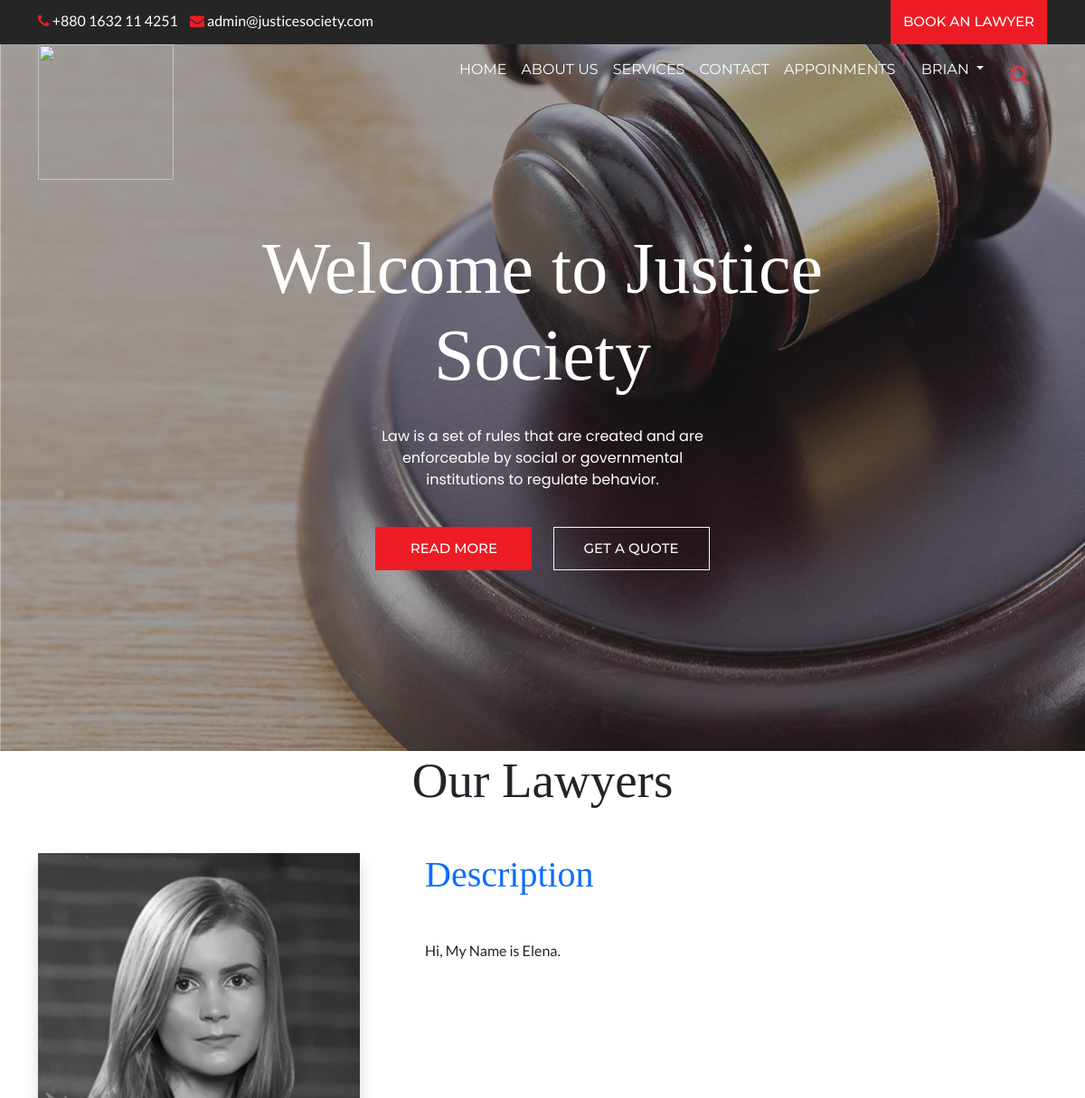
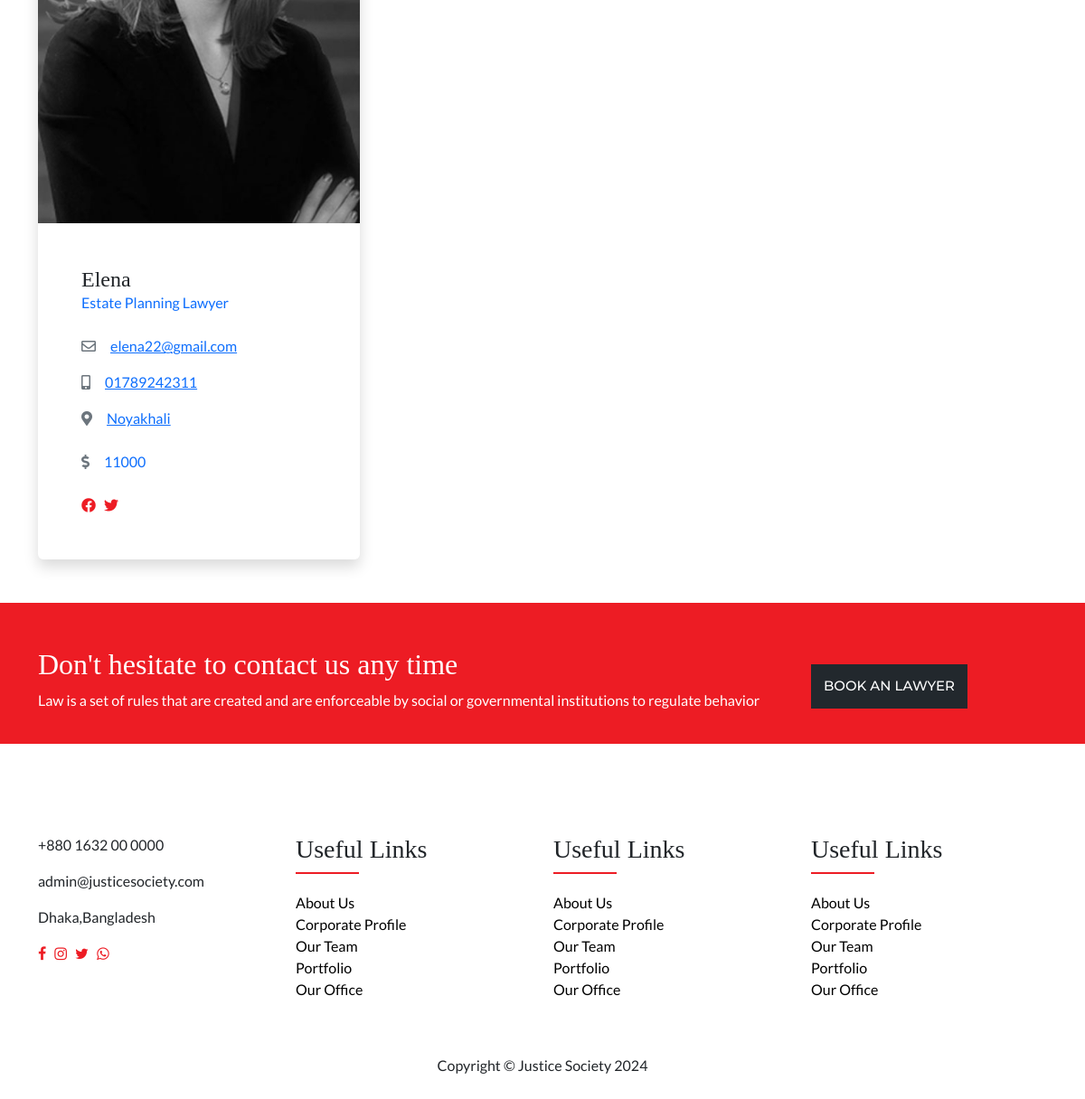
Page /lawyer/lawyerreadmore.php?email=elena22@gmail.com (signed in) on the committed database (2 pictures, top to bottom).
### tables this page shows
CREATE TABLE `lawyers` (
  `email` varchar(700) NOT NULL,
  `password` text NOT NULL,
  `name` text NOT NULL,
  `categoryid` int(11) NOT NULL,
  `rate` int(11) NOT NULL,
  `description` varchar(2000) NOT NULL,
  `phonenumber` text NOT NULL,
  `bkashnumber` text NOT NULL,
  `location` text NOT NULL,
  `picture` text NOT NULL,
  `joindate` datetime NOT NULL DEFAULT current_timestamp()
);

CREATE TABLE `lawyercategories` (
  `id` int(11) NOT NULL,
  `category` varchar(700) NOT NULL,
  `description` varchar(3000) NOT NULL,
  `image` varchar(400) NOT NULL
);

### lawyer/lawyerreadmore.php (the view)
<?php include 'header.php' ?>
<div class="container" id="details">
    <div class="row justify-content-center mb-5">
        <div class="col-md-12 text-center">
            <div class="section-title-main">
                <h2 class="section-title">Our Lawyers</h2>
            </div>
        </div>
        <?php
        $email = $_GET['email'];
        $query = "select * from lawyers where email='" . $email . "';";
        $result = $conn->query($query);
        if ($result->num_rows > 0) {
            while ($row = $result->fetch_assoc()) {
                $email = $row['email'];
                $name = $row['name'];
                $categoryid = $row['categoryid'];
                $phonenumber = $row['phonenumber'];
                $picture = $row['picture'];
                $location = $row['location'];
                $rate = $row['rate'];
                $description = $row['description'];
                $query1 = "select * from lawyercategories where id=" . $categoryid . ";";
                $result1 = $conn->query($query1);
                $category = "";
                if ($result1->num_rows > 0) {
                    while ($row1 = $result1->fetch_assoc()) {
                        $category = $row1['category'];
                    }
                }
        ?>
                <div class="col-md-7 col-lg-4 mb-5 mb-lg-0 wow fadeIn">
                    <div class="card border-0 shadow">
                        <img src="images/<?php echo $picture ?>" alt="image">
                        <div class="card-body p-1-9 p-xl-5">
                            <div class="mb-4">
                                <h3 class="h4 mb-0"><?php echo $name ?></h3>
                                <span class="text-primary"><?php echo $category ?></span>
                            </div>
                            <ul class="list-unstyled mb-4">
                                <li class="mb-3"><a href="#"><i class="far fa-envelope display-25 me-3 text-secondary"></i><?php echo $email ?></a></li>
                                <li class="mb-3"><a href="#"><i class="fas fa-mobile-alt display-25 me-3 text-secondary"></i><?php echo $phonenumber ?></a></li>
                                <li><a href="#"><i class="fas fa-map-marker-alt display-25 me-3 text-secondary"></i><?php echo $location ?></a></li>
                                <br><li><a href="#"class= "text-decoration-none"><i class="fas fa-dollar display-25 me-3 text-secondary"></i></i><?php echo $rate ?></a></li>
                            </ul>
                            <ul class="top-social">
									<?php
									$query1 = "select * from socialmedia where email='" . $email . "';";
									$result1 = $conn->query($query1);
									$facebook = "";
									$instagram = "";
									$twitter = "";
									$whatsapp = "";
									if ($result1->num_rows > 0) {
										while ($row1 = $result1->fetch_assoc()) {
											$facebook = $row1['facebook'];
											$instagram = $row1['instagram'];
											$twitter = $row1['twitter'];
											$whatsapp = $row1['whatsapp'];
										}
									}
									if($facebook!=""){
                                    ?>
                                    <li><a target=”_blank” href="https://web.facebook.com/<?php echo $facebook ?>" class="rounded-3"><i class="fab fa-facebook-f"></i></a></li> <?php } if($instagram!=""){ ?>
                                    <li><a target=”_blank” href="https://www.instagram.com/<?php echo $instagram ?>" class="rounded-3"><i class="fab fa-instagram"></i></a></li> <?php } if($twitter!=""){ ?>
                                    <li><a target=”_blank” href="https://twitter.com/<?php echo $twitter ?>" class="rounded-3"><i class="fab fa-twitter"></i></a></li> <?php } if($whatsapp!=""){ ?>
                                    <li><a target=”_blank” href="https://api.whatsapp.com/send?phone=<?php echo $whatsapp ?>" class="rounded-3"><i class="fab fa-whatsapp"></i></a></li> <?php }?>
								</ul>
                        </div>
                    </div>
                </div>
                <div class="col-lg-8">
                    <div class="ps-lg-1-6 ps-xl-5">
                        <div class="mb-5 wow fadeIn">
                            <div class="text-start mb-1-6 wow fadeIn">
                                <h2 class="h1 mb-5 text-primary">Description</h2>
                            </div>
                            <p><?php echo $description ?></p>
                        </div>
                    </div>
                </div>
    </div>
<?php
            }
        }
?>
</div>
<?php include 'footer.php' ?>

### lawyer/header.php (shortened to what this page needs)
<?php
require_once("../dbconnection.php");
$email = $_SESSION['email'];
$query = "select * from lawyers where email='" . $email . "';";
$result = $conn->query($query);
$name = "";
if ($result->num_rows > 0) {
    while ($row = $result->fetch_assoc()) {
        $name = $row['name'];
    }
}
?>
<!doctype html>
<html>
<head>
    <link href="https://cdn.jsdelivr.net/npm/bootstrap@5.2.0/dist/css/bootstrap.min.css" rel="stylesheet">
    <link rel="stylesheet" href="https://cdnjs.cloudflare.com/ajax/libs/font-awesome/4.7.0/css/font-awesome.css" />
    <link rel="stylesheet" href="https://cdnjs.cloudflare.com/ajax/libs/OwlCarousel2/2.3.4/assets/owl.carousel.css" />
    <link rel="stylesheet" href="https://cdnjs.cloudflare.com/ajax/libs/OwlCarousel2/2.3.4/assets/owl.theme.default.min.css" />
    <link rel="stylesheet" href="https://cdnjs.cloudflare.com/ajax/libs/font-awesome/5.13.1/css/all.min.css" />
    <link rel="stylesheet" href="https://cdn.jsdelivr.net/npm/ti-icons@0.1.2/css/themify-icons.css">
    <link rel="stylesheet" href="../css/style.css" type="text/css">
    <link rel="stylesheet" href="style.css" type="text/css">
</head>
<body>
    <div class="top-header">
        <div class="container">
            <div class="row">
                <div class="col-lg-6">
                    <div class="top-contact">
                        <ul>
                            <li><a href="tel:+62 800 9000 123"> <i class="fa fa-phone"></i> +880 1632 11 4251</a> </li>
                            <li><a href="mailto:mail@yoursite.com"> <i class="fa fa-envelope"></i> admin@justicesociety.com</a> </li>
                        </ul>
                    </div>
                </div>
                <div class="col-lg-6">
                    <div class="top-right-info">
                        <a href="lawyers.php?#lawyers" class="btn btn-primary">book an lawyer</a>
                    </div>
                </div>
            </div>
        </div>
    </div>
    <header>
        <div class="container">
            <nav class="navbar navbar-expand-lg navbar-light bg-light">
                <div class="container-fluid">
                    <a class="navbar-brand" href="index.php"><img src="../images/Attorney at Law Logo.png" alt="" class="position-absolute top-0 start-0" height='150px' width='150px'></a>
                    <div class="collapse navbar-collapse" id="navbarSupportedContent">
                        <ul class="navbar-nav ms-auto mb-2 mb-lg-0">
                            <li class="nav-item">
                                <a class="nav-link " href="index.php?">Home</a>
                            </li>
                            <li class="nav-item">
                                <a class="nav-link" href="index.php?#about-section-id">ABOUT US</a>
                            </li>
                            <li class="nav-item">
                                <a class="nav-link" href="index.php?#services-section-id">SERVICES</a>
                            </li>
                            <li class="nav-item">
                                <a class="nav-link" href="index.php?#contact-us-id">CONTACT</a>
                            </li>
                            <?php
                            $query5 = "select * from appoinments where status='unseen' and lawyer='" . $email . "';";
                            $result5 = $conn->query($query5);
                            $totalUnseen = $result5->num_rows;
                            ?>
                            <li class="nav-item">
                                <a class="nav-link" href="appointments.php?#appointment-profile-id">Appoinments<sup class="text-danger fs-5">
                                        <?php
                                        if ($totalUnseen != 0) {
                                            echo $totalUnseen;
                                        }
                                        ?>
                                    </sup></a>
                            </li>
                            <div class="nav-item dropdown">
                                <a class="nav-link dropdown-toggle" href="#" role="button" data-bs-toggle="dropdown" aria-expanded="false">
                                    <?php echo $name ?>
                                </a>
                            </div>
                            <li class="nav-item dropdown">
                                <div id="sb-search" class="sb-search ">
                                    <form role="search" action="lawyers.php?#lawyers" method="get">
                                        <span class="sb-icon-search text-danger"><i class="fa fa-search"></i></span>
                                    </form>
                                </div>
                            </li>
                        </ul>
                    </div>
                </div>
            </nav>
        </div>
    </header>
    <section class="banner-section" style="background: url(../images/banner-bg.jpg) no-repeat">
        <div class="container">
            <div class="row">
                <div class="col-md-12">
                    <div class="banner-text">
                        <h1>Welcome to Justice Society</h1>
                        <p>Law is a set of rules that are created and are enforceable by social or governmental institutions to regulate behavior.</p>
                        <div class="btn-main">
                            <a href="index.php?#team-section-id" class="btn btn-primary">Read More</a>
                            <a href="index.php?#quote-section-id" class="btn btn-outline-light">GET A QUOTE</a>
                        </div>
                    </div>
                </div>
            </div>
        </div>
    </section>

### css/style.css (style rules this page uses)
body { font-family: 'Lato', sans-serif; margin: 0px; padding: 0px; }
img { max-width: 100%; }
h1, h2, h3, h4, h5, h6 { font-family: 'Playfair Display', serif; }
.btn { font-family: 'Montserrat', sans-serif; }
.top-header { background: #252525; }
.top-contact ul { margin: 0px; padding: 0px; }
.top-contact ul li { display: inline-block; }
.top-contact ul li a { color: #FFF; text-decoration: none; margin-right: 10px; font-family: 'Lato', sans-serif; font-weight: normal; }
.top-contact ul li a i { color: #ed1c24; }
ul.top-social { margin: 0px 30px 0px 0px; padding: 0; }
ul.top-social li { display: inline-block; }
ul.top-social li a { color: #ed1c24; margin-right: 6px; }
.top-right-info { display: flex; align-items: center; justify-content: end; }
.top-contact { margin-top: 11px; }
.btn-primary { text-transform: uppercase; font-size: 15px; border-radius: 0; font-weight: 500; background: #ed1c24; border-color: #ed1c24; padding: 12px 10px; }
header { position: absolute; width: 100%; }
header nav.navbar.navbar-expand-lg.navbar-light.bg-light { background: transparent !important; }
.navbar-light .navbar-nav .nav-link { color: #FFF; text-transform: uppercase; font-family: 'Montserrat', sans-serif; }
section.banner-section { padding: 200px 200px; text-align: center; }
section.banner-section h1 { color: #FFF; font-size: 80px; max-width: 776px; margin: 0px auto; }
section.banner-section p { font-family: 'Poppins', sans-serif; color: #FFF; max-width: 400px; margin: 30px auto 40px; }
.btn-outline-light { font-size: 15px; font-weight: 500; text-transform: uppercase; padding: 12px 10px; border-radius: 0; }
.btn { min-width: 173px; }
.banner-text .btn { margin: 0px 10px; }
.section-title-main { margin-bottom: 47px; }
h2.section-title { font-size: 55px; }

### lawyer/style.css (style rules this page uses)
body { margin-top: 20px; }

### lawyer/header.php (style rules this page uses)
.sb-search { position: relative; border-radius: 10px; width: 0%; min-width: 50px; height: 50px; float: right; overflow: hidden; -webkit-transition: width 0.3s; -moz-transition: width 0.3s; transition: width 0.5s; -webkit-backface-visibility: hidden; }
body { margin-top: 0px; }
.sb-icon-search, .sb-search-submit { width: 60px; height: 60px; display: block; position: absolute; right: 0; top: 0; padding: 0; margin: 0; line-height: 60px; text-align: center; cursor: pointer; }
.sb-icon-search { color: black; background: #fff; width: 35px; height: 0px; z-index: 90; margin: -5px; top: 1px; right: 6px; font-size: 22px; font-family: 'icomoon'; font-style: normal; font-weight: normal; font-variant: normal; text-transform: none; -webkit-font-smoothing: antialiased; }
.sb-icon-search:before { content: ""; }

### rows in the picture
lawyers: name "BRIAN"
lawyers: picture (picture), name "Elena", lawyercategories.category "Estate Planning Lawyer", email "elena22@gmail.com", phonenumber "01789242311", location "Noyakhali", rate "11000", description "Hi, My Name is Elena."

### other values in the picture
$totalUnseen "1"
